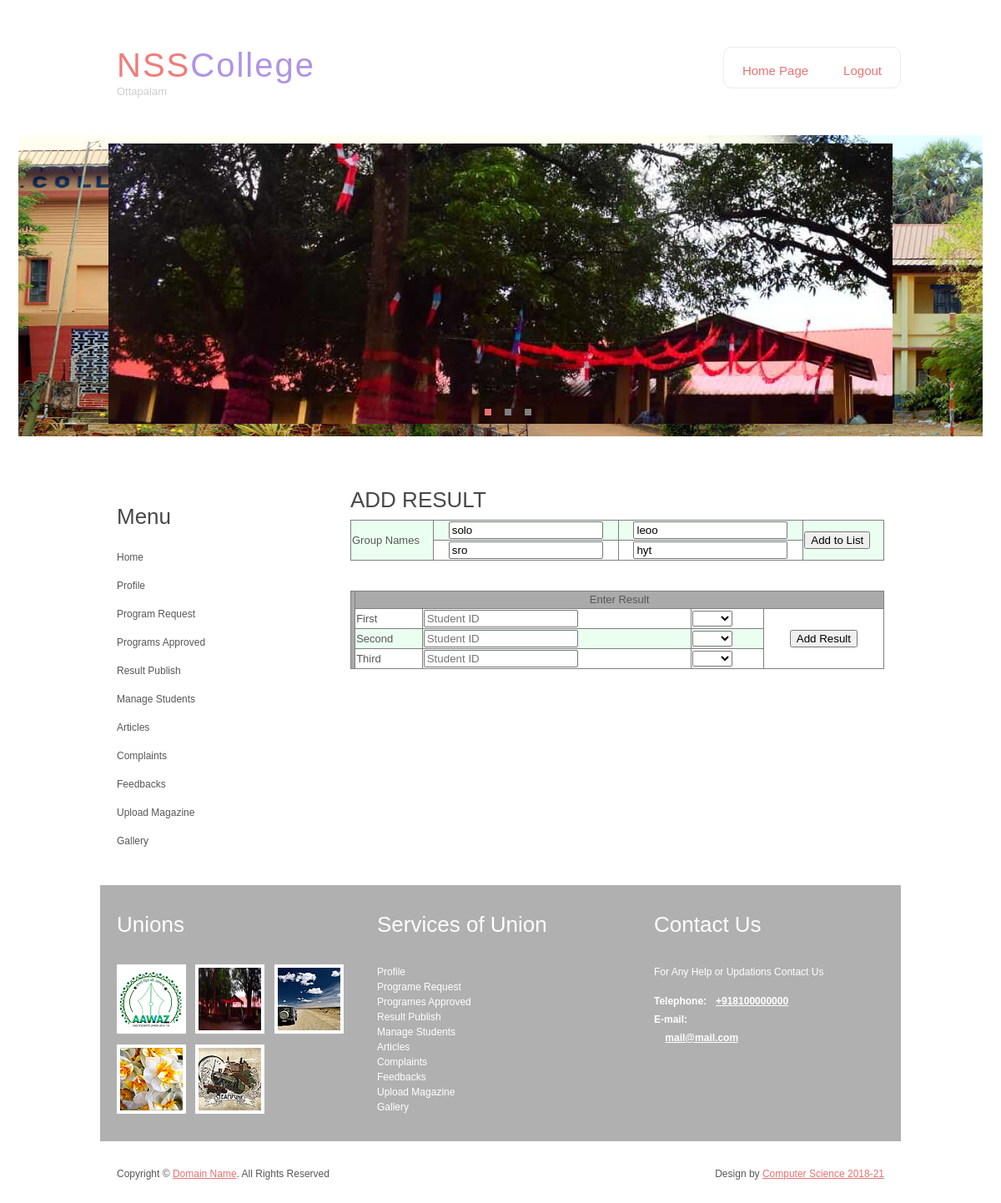
Page /addresult.php (signed in) on the committed database.
### tables this page shows
CREATE TABLE `groups` (
  `group_id` int(50) NOT NULL,
  `groupname` varchar(50) NOT NULL
);

### addresult.php (the view, shortened to what this page needs)
<!DOCTYPE html PUBLIC "-//W3C//DTD XHTML 1.0 Transitional//EN" "http://www.w3.org/TR/xhtml1/DTD/xhtml1-transitional.dtd">
<?php
include( 'connect.php' );
include( 'header.php' );
?>
		<div class="content">
			<div class="content_resize">
				<div class="mainbar">
					<div class="article">
					</div>
					<div class="article">
						<h2><span>ADD RESULT</span></h2>
						<?php
		$qry1="select * from groups";
						$qry11="select * from groups where group_id='1'" ;
						$qry12="select * from groups where group_id='2'" ;
						$qry13="select * from groups where group_id='3'" ;
						$qry14="select * from groups where group_id='4'" ;
			$fid="";
			$fgid="";
			$sid="";
			$sgid="";
			$tid="";
			$tgid="";
			?>
						<form method="post" id="sendemail">
							<table width="100%" class="blueTable" border="">
								<tr>
									<td rowspan="2">Group Names</td>
									<td align="center"><input type="text" name="group1" <?php $exc22=mysqli_query($con,$qry11); while($row22=mysqli_fetch_array($exc22)){ ?>
									value="<?php echo $row22['groupname'];} ?>"  placeholder="Group 1">
									</td>
									<td align="center"><input type="text" name="group2" placeholder="Group 2" <?php $exc22=mysqli_query($con,$qry12); while($row22=mysqli_fetch_array($exc22)){ ?>
									value="<?php echo $row22['groupname'];} ?>">
									</td>
									<td rowspan="2"><input type="submit" name="add" value="Add to List"
									</td>
								</tr>
								<tr>
									<td align="center"><input type="text" name="group3" placeholder="Group 3" <?php $exc22=mysqli_query($con,$qry13); while($row22=mysqli_fetch_array($exc22)){ ?>
									value="<?php echo $row22['groupname'];} ?>">
									</td>
									<td align="center"><input type="text" name="group4" placeholder="Group 4" <?php $exc22=mysqli_query($con,$qry14); while($row22=mysqli_fetch_array($exc22)){ ?>
									value="<?php echo $row22['groupname'];} ?>">
									</td>
								</tr>
							</table><br><br>
							<table width="100%" class="blueTable" border="1">
								<tr bgcolor="#AAAAAA">
									<td align="center" rowspan="4">
									</td>
									<td colspan="4" align="center">Enter Result </td>
								</tr>
								<tr>
									<td>First</td>
									<td><input type="text" name="fname" placeholder="Student ID" value="<?php echo $fid ?>">
									</td>
									<td>
										<select name="Group1"><option value="<?php echo $fgid; ?>"><?php echo $fgid; ?></option>
											<?php  $exc1=mysqli_query($con,$qry1); while($row1=mysqli_fetch_array($exc1)) { ?>
											<option value="<?php echo $row1['groupname']; ?>">
												<?php echo $row1['groupname']; } ?>
											</option>
										</select>
									</td>
									<td rowspan="3" align="center"><input type="submit" name="ok" value="Add Result">
									</td>
								</tr>
								<tr>
									<td>Second</td>
									<td><input type="text" name="sname" placeholder="Student ID" value="<?php echo $sid ?>">
									</td>
									<td>
										<select name="Group2"><option value="<?php echo $sgid; ?>"><?php echo $sgid; ?></option>
											<?php $exc2=mysqli_query($con,$qry1); while($row2=mysqli_fetch_array($exc2)) { ?>
											<option value="<?php echo $row2['groupname']; ?>">
												<?php echo $row2['groupname']; } ?>
											</option>
										</select>
									</td>
								</tr>
								<tr>
									<td>Third</td>
									<td><input type="text" name="tname" placeholder="Student ID" value="<?php echo $tid ?>">
									</td>
									<td>
										<select name="Group3"><option value="<?php echo $tgid; ?>"><?php echo $tgid; ?></option>
											<?php $exc3=mysqli_query($con,$qry1); while($row3=mysqli_fetch_array($exc3)) { ?>
											<option value="<?php echo $row3['groupname']; ?>">
												<?php echo $row3['groupname']; } ?>
											</option>
										</select>
									</td>
								</tr>
							</table>
						</form>
					</div>
				</div>
        <?php
		include('slidebarunion.php');
		?>
      </div>
  </div>
<?php
		include('footer.php');
		?>
</body>
</html>

### css/style.css (style rules this page uses)
body { margin:0; padding:0; width:100%; color:#585757; font:normal 12px/1.5em "Liberation sans", Arial, Helvetica, sans-serif; background:#fff url(../images/header_bg.jpg) repeat-x center 172px; }
html, .main { padding:0; margin:0; }
h2 { margin:8px 0; padding:8px 0; font-size:26px; font-weight:normal; line-height:1.2em; color:#494848; text-transform:none; }
.header, .content, .menu_nav, .fbg, .footer, form, ol, ol li, ul, .content .mainbar, .content .sidebar { margin:0; padding:0; }
.content { padding:0; }
.content_resize { margin:0 auto; padding:24px 0 40px; width:960px; }
.content .mainbar { margin:0; padding:0; float:right; width:680px; }
.content .mainbar h2 { margin-bottom:0; }
.content .mainbar .article { margin:0 0 8px; padding:0 20px 16px; background:no-repeat 20px top; }

### css/table.css (style rules this page uses)
table.blueTable { font-family: "Arial", Helvetica,sans-serif; background-color: #EBFFF1; width: 100%; text-align: left; border-collapse: collapse; }
table.blueTable tbody td { font-size: 13px; }
table.blueTable tr:nth-child(even) { background: #FFFFFF; }

### rows in the picture
groups: group1 "solo"
groups: group2 "leoo"
groups: group3 "sro"
groups: group4 "hyt"
